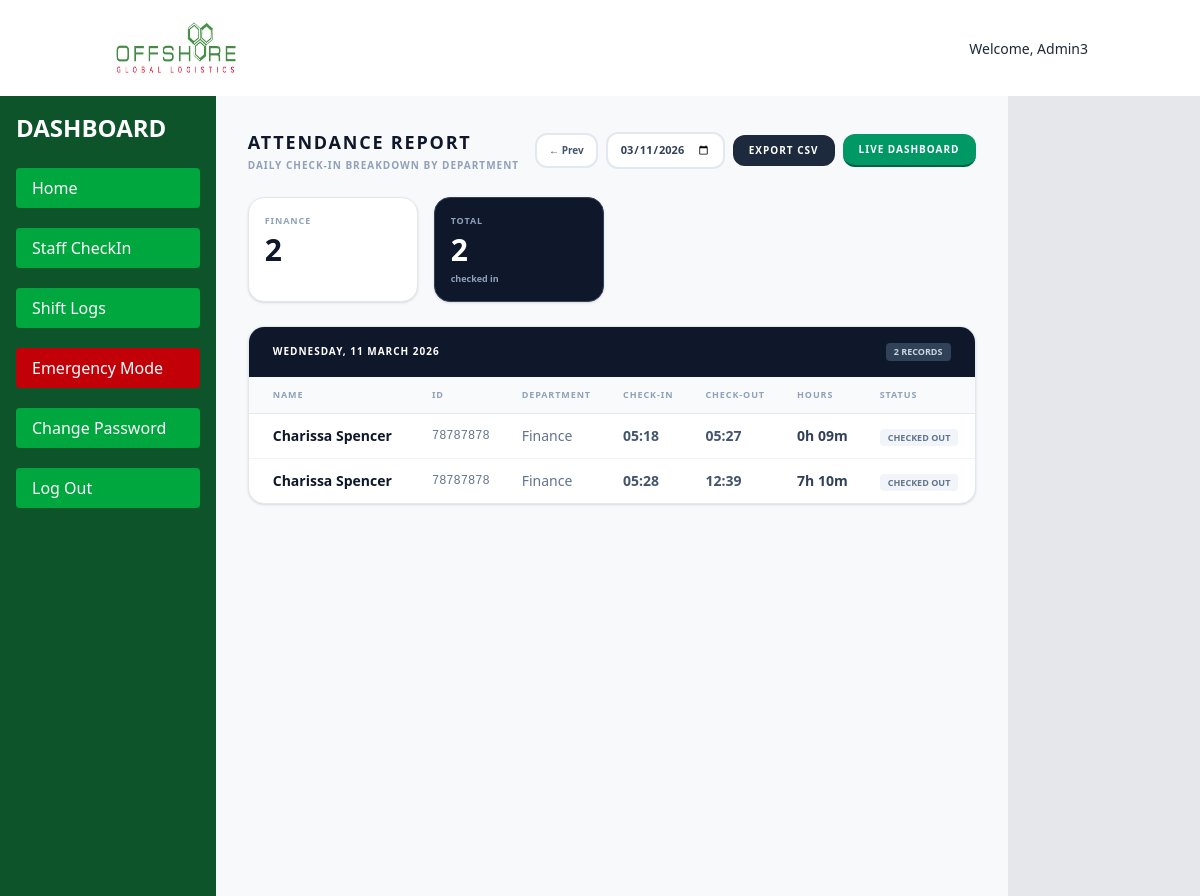
Screenshot of /user/staff/attendance/ (signed in) with the database file from the repository.
### userauth/models.py (models this page shows, shortened)
class User(AbstractUser):
    HOST = "Host"
    SECURITY = "Security"
    GUEST = "Guest"
    ROLE_CHOICES = [
        (SECURITY, "Security"),
        (HOST, "Host"),
        (GUEST, "Guest"),
    ]
    email = models.EmailField(unique=True, null=False)
    username = models.CharField(max_length=100,unique=True)
    department = models.CharField(max_length=100)
    role = models.CharField(max_length=20, choices=ROLE_CHOICES, default=HOST)
    USERNAME_FIELD = "email"
    REQUIRED_FIELDS = ["username"]

class StaffCheckInOut(models.Model):
    name = models.CharField(max_length=100)
    id_no = models.CharField(max_length=50)
    phone_no = models.CharField(max_length=50)
    department = models.CharField(max_length=100)
    time_in = models.DateTimeField(default=timezone.now)
    time_out = models.DateTimeField(null=True, blank=True)

### userauth/views.py (the view, shortened to what this page needs)
# urls.py: path("staff/attendance/", views.staff_attendance, name="staff_attendance"),
@login_required
def staff_attendance(request):
    date_str = request.GET.get("date", "")
    try:
        report_date = date.fromisoformat(date_str)
    except ValueError:
        report_date = timezone.now().date()
    day_start = timezone.make_aware(
        timezone.datetime(report_date.year, report_date.month, report_date.day, 0, 0, 0)
    )
    day_end = day_start + timedelta(days=1)
    records = (
        StaffCheckInOut.objects
        .filter(time_in__gte=day_start, time_in__lt=day_end)
        .order_by("department", "time_in")
    )
    rows               = []
    department_summary = {}
    for r in records:
        hours     = _hours_on_site(r.time_in, r.time_out) if r.time_out else None
        ot        = _is_overtime(r.time_in, r.time_out)
        long_stay = _is_long_stay(r.time_in, r.time_out)
        rows.append({
            "record":       r,
            "hours":        hours,
            "duration_str": _format_duration(hours) if hours is not None else "Still inside",
            "is_overtime":  ot,
            "is_long_stay": long_stay,
            "still_inside": r.time_out is None,
        })
        dept = r.department or "Unassigned"
        if dept not in department_summary:
            department_summary[dept] = {"count": 0, "overtime": 0}
        department_summary[dept]["count"] += 1
        if ot:
            department_summary[dept]["overtime"] += 1
    context = {
        "rows":               rows,
        "report_date":        report_date,
        "total":              len(rows),
        "department_summary": department_summary,
        "prev_date":          (report_date - timedelta(days=1)).isoformat(),
        "next_date":          (report_date + timedelta(days=1)).isoformat(),
        "today":              timezone.now().date().isoformat(),
        "overtime_hour":      OVERTIME_HOUR,
    }
    return render(request, "staff_attendance.html", context)

### userauth/views.py (called while the page is built)
def _hours_on_site(time_in, time_out=None):
    end   = time_out or timezone.now()
    delta = end - time_in
    return round(delta.total_seconds() / 3600, 2)

def _format_duration(hours):
    total_minutes = int(hours * 60)
    h, m = divmod(total_minutes, 60)
    return f"{h}h {m:02d}m"

def _is_overtime(time_in, time_out=None):
    end = time_out or timezone.now()
    return time_in.hour < OVERTIME_HOUR and end.hour >= OVERTIME_HOUR

def _is_long_stay(time_in, time_out=None):
    end = time_out or timezone.now()
    return time_in.hour < OVERTIME_HOUR and end.hour >= LONG_STAY_HOUR

### userauth/templates/staff_attendance.html (shortened to what this page needs)
{% extends 'nav.html' %}
{% block content %}
<section class="min-h-screen bg-[#f8f9fa] font-sans text-slate-800">
<main class="p-4 sm:p-6 md:p-8 max-w-6xl mx-auto space-y-6">
  <div class="flex flex-col sm:flex-row sm:items-center justify-between gap-4">
    <div>
      <h1 class="text-lg font-black text-slate-900 uppercase tracking-widest">Attendance Report</h1>
      <p class="text-[10px] text-slate-400 font-bold uppercase tracking-widest mt-0.5">
        Daily check-in breakdown by department
      </p>
    </div>
    <div class="flex flex-wrap gap-2 items-center">
      <a href="?date={{ prev_date }}"
        class="px-3 py-2 bg-white border-2 border-slate-200 text-slate-600 text-[10px] font-black
               rounded-xl hover:bg-slate-50 transition-all">← Prev</a>
      <input type="date" id="datePicker" value="{{ report_date|date:'Y-m-d' }}"
        max="{{ today }}"
        class="px-3 py-2 bg-white border-2 border-slate-200 text-slate-700 text-[11px] font-bold
               rounded-xl focus:outline-none focus:border-emerald-400 cursor-pointer"
        onchange="window.location='?date='+this.value">
      <a href="?date={{ report_date|date:'Y-m-d' }}&export=csv"
        class="px-4 py-2 bg-slate-800 text-white text-[10px] font-black rounded-xl
               uppercase tracking-widest hover:bg-slate-600 transition-all">
        Export CSV
      </a>
      <a href="{% url 'userauth:staff_dashboard' %}"
        class="px-4 py-2 bg-emerald-600 text-white text-[10px] font-black rounded-xl
               uppercase tracking-widest hover:bg-emerald-700 transition-all border-b-2 border-emerald-800">
        Live Dashboard
      </a>
    </div>
  </div>
  {% if department_summary %}
  <div class="grid grid-cols-2 sm:grid-cols-3 lg:grid-cols-4 gap-4">
    {% for dept, stats in department_summary.items %}
    <div class="bg-white rounded-2xl border border-slate-200 shadow-sm p-4">
      <p class="text-[9px] font-black text-slate-400 uppercase tracking-widest mb-1 truncate">{{ dept }}</p>
      <p class="text-3xl font-black text-slate-900">{{ stats.count }}</p>
    </div>
    {% endfor %}
    <div class="bg-slate-900 rounded-2xl border border-slate-700 shadow-sm p-4">
      <p class="text-[9px] font-black text-slate-400 uppercase tracking-widest mb-1">Total</p>
      <p class="text-3xl font-black text-white">{{ total }}</p>
      <p class="text-[9px] text-slate-400 font-bold mt-1">checked in</p>
    </div>
  </div>
  {% endif %}
  <div class="bg-white rounded-2xl border border-slate-200 shadow-sm overflow-hidden">
    <div class="bg-slate-900 px-6 py-4 flex items-center justify-between">
      <h2 class="text-[10px] font-black text-white uppercase tracking-widest">
        {{ report_date|date:"l, d F Y" }}
      </h2>
      <span class="px-2 py-0.5 bg-slate-700 text-slate-300 text-[9px] font-black rounded uppercase">
        {{ total }} record{{ total|pluralize }}
      </span>
    </div>
    {% if rows %}
    <div class="overflow-x-auto">
      <table class="w-full text-sm">
        <thead>
          <tr class="bg-slate-50 border-b border-slate-200">
            <th class="px-6 py-3 text-left text-[9px] font-black text-slate-400 uppercase tracking-widest">Name</th>
            <th class="px-4 py-3 text-left text-[9px] font-black text-slate-400 uppercase tracking-widest">ID</th>
            <th class="px-4 py-3 text-left text-[9px] font-black text-slate-400 uppercase tracking-widest">Department</th>
            <th class="px-4 py-3 text-left text-[9px] font-black text-slate-400 uppercase tracking-widest">Check-In</th>
            <th class="px-4 py-3 text-left text-[9px] font-black text-slate-400 uppercase tracking-widest">Check-Out</th>
            <th class="px-4 py-3 text-left text-[9px] font-black text-slate-400 uppercase tracking-widest">Hours</th>
            <th class="px-4 py-3 text-left text-[9px] font-black text-slate-400 uppercase tracking-widest">Status</th>
          </tr>
        </thead>
        <tbody class="divide-y divide-slate-100">
          {% for row in rows %}
          <tr class="hover:bg-slate-50 transition-colors
            {% if row.is_long_stay %}bg-red-50{% elif row.is_overtime %}bg-amber-50{% endif %}">
            <td class="px-6 py-3 font-black text-slate-900">{{ row.record.name }}</td>
            <td class="px-4 py-3 text-slate-500 font-mono text-xs">{{ row.record.id_no }}</td>
            <td class="px-4 py-3 text-slate-500">{{ row.record.department|default:"—" }}</td>
            <td class="px-4 py-3 text-slate-600 font-bold">{{ row.record.time_in|date:"H:i" }}</td>
            <td class="px-4 py-3 text-slate-600 font-bold">
              {% if row.record.time_out %}
                {{ row.record.time_out|date:"H:i" }}
              {% else %}
                <span class="text-emerald-600">Still inside</span>
              {% endif %}
            </td>
            <td class="px-4 py-3 font-black
              {% if row.is_long_stay %}text-red-600{% elif row.is_overtime %}text-amber-600{% else %}text-slate-700{% endif %}">
              {{ row.duration_str }}
            </td>
            <td class="px-4 py-3">
              {% if row.still_inside %}
                <span class="px-2 py-0.5 bg-emerald-100 text-emerald-700 text-[9px] font-black rounded uppercase">On Site</span>
              {% elif row.is_long_stay %}
                <span class="px-2 py-0.5 bg-red-100 text-red-700 text-[9px] font-black rounded uppercase">Long Stay</span>
              {% elif row.is_overtime %}
                <span class="px-2 py-0.5 bg-amber-100 text-amber-700 text-[9px] font-black rounded uppercase">Overtime</span>
              {% else %}
                <span class="px-2 py-0.5 bg-slate-100 text-slate-500 text-[9px] font-black rounded uppercase">Checked Out</span>
              {% endif %}
            </td>
          </tr>
          {% endfor %}
        </tbody>
      </table>
    </div>
    {% else %}
    <div class="px-6 py-20 text-center">
      <p class="text-slate-400 font-bold text-sm">No check-ins recorded for {{ report_date|date:"d F Y" }}.</p>
    </div>
    {% endif %}
  </div>
</main>
</section>
{% endblock %}

### templates/nav.html (shortened to what this page needs)
<!DOCTYPE html>
<html lang="en">
<head>
    {% load static %}
    <link rel="stylesheet" href="{% static 'output/output.css' %}">
     <link
    rel="stylesheet"
    href="https://cdnjs.cloudflare.com/ajax/libs/animate.css/4.1.1/animate.min.css"
  />
</head>
<body class="text-gray-800 bg-gray-200">
    <header class="bg-white">
          <div class="container mx-auto flex justify-between items-center py-4 px-6">
            <img class="h-16 w-32" src="{% static 'images/JPEG LOGO.jpeg' %}" alt="OGL_LOGO">
            <div>
                <span class="text-sm">Welcome, {{ user.username }}</span>
            </div>
        </div>
      </header>
  <div class="flex flex-col md:flex-row min-h-screen">
    <aside class="bg-green-900 text-white w-full md:w-64 p-4 space-y-6 md:min-h-screen sticky top-0 z-10">
      <h1 class="text-xl md:text-2xl font-bold text-center md:text-left">DASHBOARD</h1>
      <nav class="space-y-5">
        <a href="{% url 'userauth:security' %}" class="block w-full px-4 py-2 bg-green-600 rounded hover:bg-gray-700 text-center md:text-left">Home</a>
      <a href="{% url 'userauth:staff_dashboard' %}"class="block w-full px-4 py-2 bg-green-600 rounded hover:bg-gray-700 text-center md:text-left">Staff CheckIn</a>
      <button class="block w-full px-4 py-2 bg-green-600 rounded hover:bg-gray-700 text-center md:text-left">Shift Logs</button>
      <button class="block w-full px-4 py-2 bg-red-700 rounded hover:bg-red-600 text-center md:text-left">Emergency Mode</button>
       <a href="{% url 'userauth:password_change' %}" class="block w-full px-4 py-2 bg-green-600 rounded hover:bg-gray-700 text-center md:text-left">Change Password</a>
      <a href="{% url 'userauth:logout' %}" class="block w-full px-4 py-2 bg-green-600 rounded hover:bg-gray-700 text-center md:text-left">Log Out</a>
      </nav>
      </aside>
<main class="w-full flex">
    {% block content %}
    {% endblock %}
</main>
</body>
</html>

### rows the page displays
User: username "Admin3"
StaffCheckInOut: department_summary "FINANCE", record.name "Charissa Spencer", record.id_no "78787878", record.department "Finance", record.time_in "05:18", record.time_out "05:27", duration_str "0h 09m"
StaffCheckInOut: record.name "Charissa Spencer", record.id_no "78787878", record.department "Finance", record.time_in "05:28", record.time_out "12:39", duration_str "7h 10m"

### other values shown
{{ stats.count }} "2"
{{ total }} "2"
{{ report_date|date:"l, d F Y" }} "WEDNESDAY, 11 MARCH 2026"
